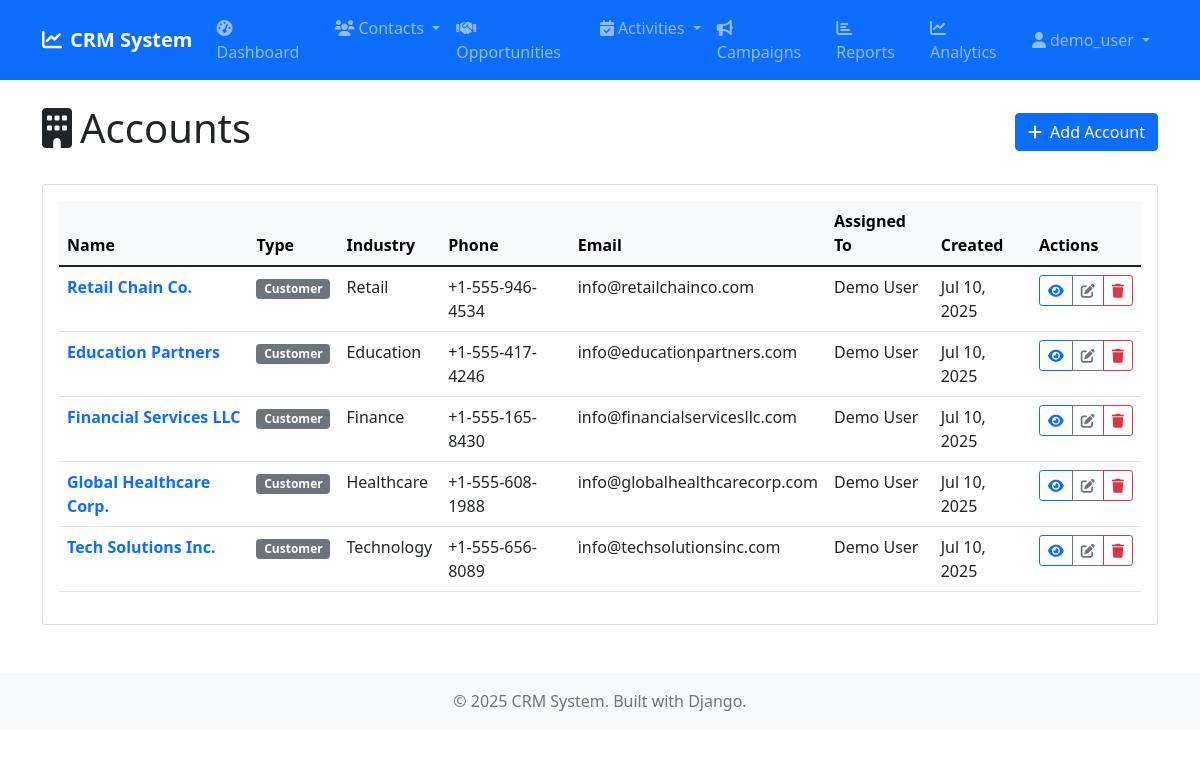
The app's page /accounts/ (signed in), older data.
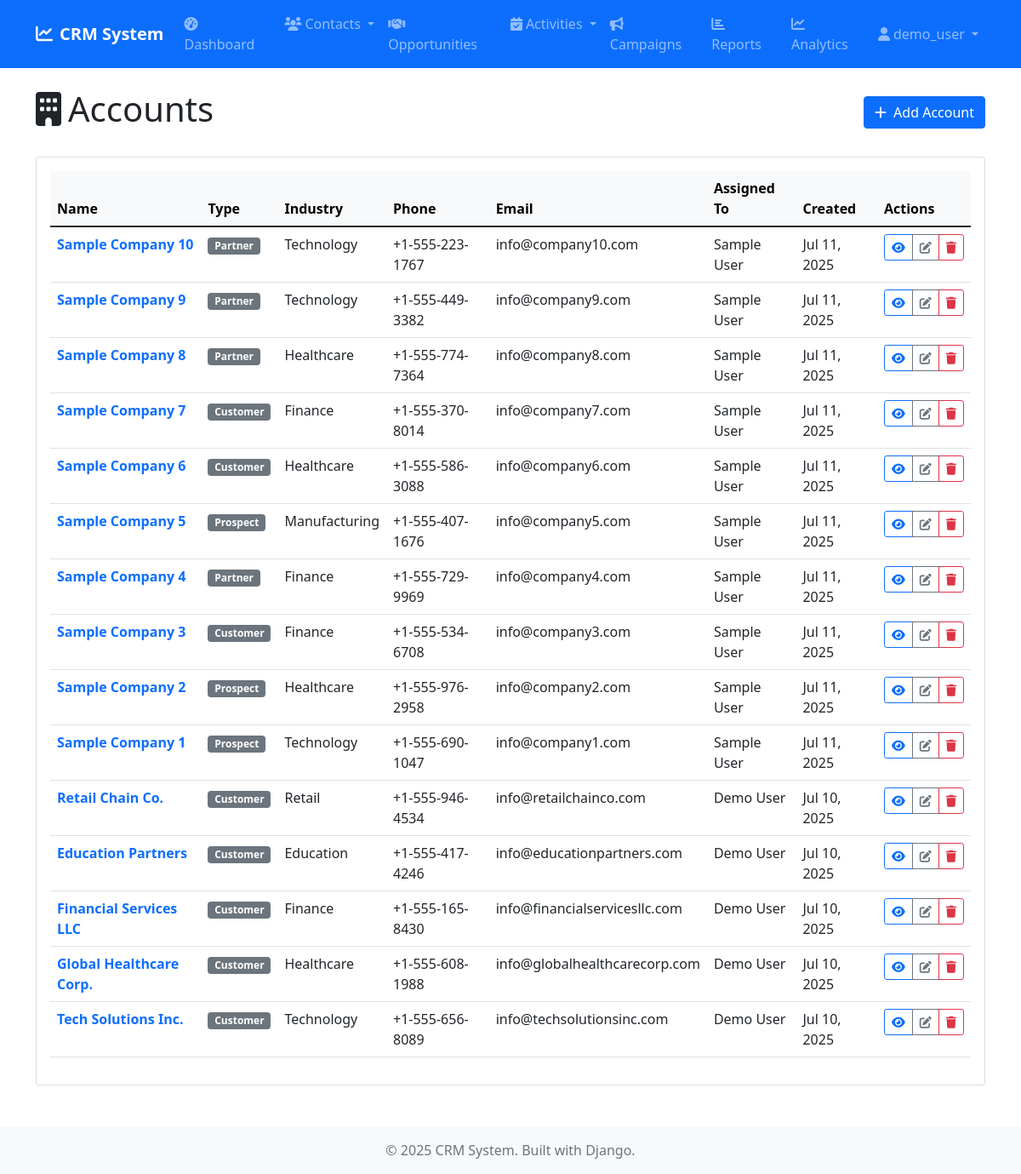
The same page, newer data.
### accounts/models.py (models this page shows, shortened)
class Account(models.Model):
    ACCOUNT_TYPES = [
        ('customer', 'Customer'),
        ('prospect', 'Prospect'),
        ('partner', 'Partner'),
        ('competitor', 'Competitor'),
        ('other', 'Other'),
    ]
    INDUSTRIES = [
        ('technology', 'Technology'),
        ('healthcare', 'Healthcare'),
        ('finance', 'Finance'),
        ('education', 'Education'),
        ('retail', 'Retail'),
        ('manufacturing', 'Manufacturing'),
        ('other', 'Other'),
    ]
    name = models.CharField(max_length=200)
    account_type = models.CharField(max_length=20, choices=ACCOUNT_TYPES, default='customer')
    industry = models.CharField(max_length=20, choices=INDUSTRIES, blank=True)
    website = models.URLField(blank=True)
    phone = models.CharField(max_length=20, blank=True)
    email = models.EmailField(blank=True)
    billing_street = models.TextField(blank=True)
    billing_city = models.CharField(max_length=100, blank=True)
    billing_state = models.CharField(max_length=100, blank=True)
    billing_postal_code = models.CharField(max_length=20, blank=True)
    billing_country = models.CharField(max_length=100, blank=True)
    shipping_street = models.TextField(blank=True)
    shipping_city = models.CharField(max_length=100, blank=True)
    shipping_state = models.CharField(max_length=100, blank=True)
    shipping_postal_code = models.CharField(max_length=20, blank=True)
    shipping_country = models.CharField(max_length=100, blank=True)
    annual_revenue = models.DecimalField(max_digits=15, decimal_places=2, null=True, blank=True)
    employees = models.IntegerField(null=True, blank=True)
    description = models.TextField(blank=True)
    assigned_to = models.ForeignKey(User, on_delete=models.SET_NULL, null=True, blank=True)
    created_by = models.ForeignKey(User, on_delete=models.SET_NULL, null=True, blank=True, related_name='created_accounts')
    created_at = models.DateTimeField(auto_now_add=True)
    updated_at = models.DateTimeField(auto_now=True)
    class Meta:
        ordering = ['name']

### accounts/views.py (the view)
# urls.py: path('', views.AccountListView.as_view(), name='list'),
class AccountListView(LoginRequiredMixin, ListView):
    model = Account
    template_name = 'accounts/account_list.html'
    context_object_name = 'accounts'
    paginate_by = 25
    def get_queryset(self):
        return Account.objects.select_related('assigned_to').order_by('-created_at')

### templates/accounts/account_list.html (shortened to what this page needs)
{% extends 'base.html' %}
{% block content %}
<div class="d-flex justify-content-between align-items-center mb-4">
    <h1><i class="fas fa-building me-2"></i>Accounts</h1>
    <a href="{% url 'accounts:create' %}" class="btn btn-primary">
        <i class="fas fa-plus me-2"></i>Add Account
    </a>
</div>
<div class="card">
    <div class="card-body">
        {% if accounts %}
            <div class="table-responsive">
                <table class="table table-hover">
                    <thead class="table-light">
                        <tr>
                            <th>Name</th>
                            <th>Type</th>
                            <th>Industry</th>
                            <th>Phone</th>
                            <th>Email</th>
                            <th>Assigned To</th>
                            <th>Created</th>
                            <th>Actions</th>
                        </tr>
                    </thead>
                    <tbody>
                        {% for account in accounts %}
                        <tr>
                            <td>
                                <a href="{% url 'accounts:detail' account.pk %}" class="text-decoration-none">
                                    <strong>{{ account.name }}</strong>
                                </a>
                            </td>
                            <td>
                                <span class="badge bg-secondary">{{ account.get_account_type_display }}</span>
                            </td>
                            <td>{{ account.get_industry_display|default:"-" }}</td>
                            <td>{{ account.phone|default:"-" }}</td>
                            <td>{{ account.email|default:"-" }}</td>
                            <td>{{ account.assigned_to.get_full_name|default:account.assigned_to.username|default:"-" }}</td>
                            <td>{{ account.created_at|date:"M d, Y" }}</td>
                            <td class="table-actions">
                                <div class="btn-group btn-group-sm" role="group">
                                    <a href="{% url 'accounts:detail' account.pk %}" class="btn btn-outline-primary" title="View">
                                        <i class="fas fa-eye"></i>
                                    </a>
                                    <a href="{% url 'accounts:edit' account.pk %}" class="btn btn-outline-secondary" title="Edit">
                                        <i class="fas fa-edit"></i>
                                    </a>
                                    <a href="{% url 'accounts:delete' account.pk %}" class="btn btn-outline-danger" title="Delete">
                                        <i class="fas fa-trash"></i>
                                    </a>
                                </div>
                            </td>
                        </tr>
                        {% endfor %}
                    </tbody>
                </table>
            </div>
        {% endif %}
    </div>
</div>
{% endblock %}

Row changes from the older to the newer data that the page shows:
added Account: name "Sample Company 10", account_type "Partner", industry "Technology", phone "+1-555-223-1767", email "info@company10.com", assigned_to.get_full_name "Sample User", created_at "Jul 11, 2025"
added Account: name "Sample Company 9", account_type "Partner", industry "Technology", phone "+1-555-449-3382", email "info@company9.com", assigned_to.get_full_name "Sample User", created_at "Jul 11, 2025"
added Account: name "Sample Company 8", account_type "Partner", industry "Healthcare", phone "+1-555-774-7364", email "info@company8.com", assigned_to.get_full_name "Sample User", created_at "Jul 11, 2025"
added Account: name "Sample Company 7", account_type "Customer", industry "Finance", phone "+1-555-370-8014", email "info@company7.com", assigned_to.get_full_name "Sample User", created_at "Jul 11, 2025"
added Account: name "Sample Company 6", account_type "Customer", industry "Healthcare", phone "+1-555-586-3088", email "info@company6.com", assigned_to.get_full_name "Sample User", created_at "Jul 11, 2025"
added Account: name "Sample Company 5", account_type "Prospect", industry "Manufacturing", phone "+1-555-407-1676", email "info@company5.com", assigned_to.get_full_name "Sample User", created_at "Jul 11, 2025"
added Account: name "Sample Company 4", account_type "Partner", industry "Finance", phone "+1-555-729-9969", email "info@company4.com", assigned_to.get_full_name "Sample User", created_at "Jul 11, 2025"
added Account: name "Sample Company 3", account_type "Customer", industry "Finance", phone "+1-555-534-6708", email "info@company3.com", assigned_to.get_full_name "Sample User", created_at "Jul 11, 2025"
added Account: name "Sample Company 2", account_type "Prospect", industry "Healthcare", phone "+1-555-976-2958", email "info@company2.com", assigned_to.get_full_name "Sample User", created_at "Jul 11, 2025"
added Account: name "Sample Company 1", account_type "Prospect", industry "Technology", phone "+1-555-690-1047", email "info@company1.com", assigned_to.get_full_name "Sample User", created_at "Jul 11, 2025"
